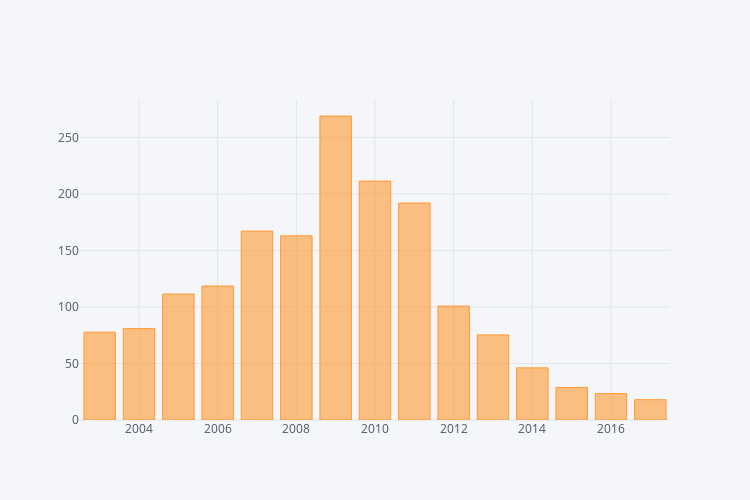

Here is the notebook cell this chart was saved with:
### Code cell
iplot(c.loc[:, 'commits_per_committer'].iplot(asFigure=True, dimensions=(750, 500), kind="bar"))

### Figure 1 — Plotly figure (JSON) as saved in the notebook; plotly's stock layout.template omitted (floating-point values rounded to 4 significant figures)
{"data": [{"marker": {"color": "rgba(255, 153, 51, 0.6)", "line": {"color": "rgba(255, 153, 51, 1.0)", "width": 1}}, "name": "commits_per_committer", "orientation": "v", "text": "", "type": "bar", "x": [2003, 2004, 2005, 2006, 2007, 2008, 2009, 2010, 2011, 2012, 2013, 2014, 2015, 2016, 2017], "y": [77.67, 80.83, 111.4, 118.5, 167.1, 162.9, 268.9, 211.4, 191.9, 100.8, 75.29, 46.12, 28.78, 23.36, 17.96]}], "layout": {"height": 500, "legend": {"bgcolor": "#F5F6F9", "font": {"color": "#4D5663"}}, "paper_bgcolor": "#F5F6F9", "plot_bgcolor": "#F5F6F9", "titlefont": {"color": "#4D5663"}, "width": 750, "xaxis1": {"gridcolor": "#E1E5ED", "showgrid": true, "tickfont": {"color": "#4D5663"}, "title": "", "titlefont": {"color": "#4D5663"}, "zerolinecolor": "#E1E5ED"}, "yaxis1": {"gridcolor": "#E1E5ED", "showgrid": true, "tickfont": {"color": "#4D5663"}, "title": "", "titlefont": {"color": "#4D5663"}, "zerolinecolor": "#E1E5ED"}}}
